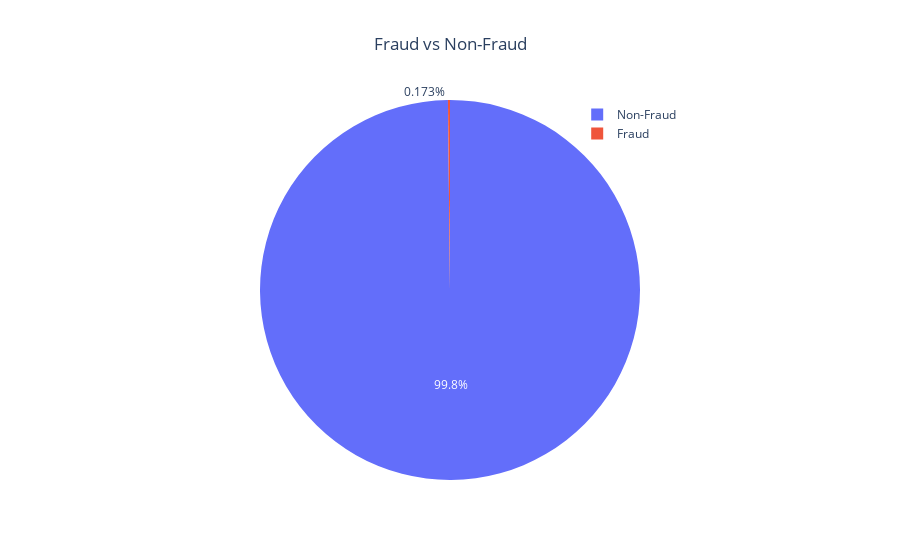

The notebook cell saved with this chart:
### Markdown cell above
# Dealing with class imbalance

### Code cell
def pie_chart_binary(data, title='Fraud vs Non-Fraud'):
    labels = 'Non-Fraud', 'Fraud'

    # if data is Series object then use value_counts()
    if isinstance(data, pd.Series):
        sizes = data.value_counts()
    
    # if data is DataFrame object then use Class column
    elif isinstance(data, pd.DataFrame):
        sizes = [len(data[data.Class == 0]), len(data[data.Class == 1])]

    # create plotly pie chart
    fig = go.Figure(data=[go.Pie(labels=labels, values=sizes)])
    fig.update_layout(title_text=title)
    #title in the middle
    fig.update_layout(title_x=0.5)

    #legend close to the pie chart
    fig.update_layout(legend=dict(x=0.7))
    fig.show()
    

pie_chart_binary(cdc)

### Figure 1 — Plotly figure (JSON) as saved in the notebook; plotly's stock layout.template omitted (floating-point values rounded to 4 significant figures)
{"data": [{"labels": ["Non-Fraud", "Fraud"], "type": "pie", "values": [284315, 492]}], "layout": {"legend": {"x": 0.7}, "title": {"text": "Fraud vs Non-Fraud", "x": 0.5}}}
